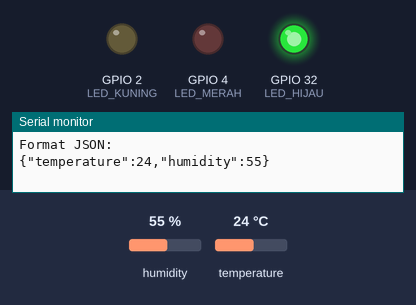
The sketch below on a simulated ESP32. Parts: output pins drawn as LEDs (lit = HIGH), the last lines printed to the serial monitor. The test bench sets the inputs (shaded band); at power-on: humidity 55 %, temperature 24 °C. WiFi joins after 1.5 s; servers stay silent unless stated; random numbers use the default seed unless the sketch sets one; no MQTT or app messages arrive unless stated.

Above: at 2.7 s.
2.8 s: humidity set to 60 %
7.7 s: humidity set to 63 %
At 10.4 s:
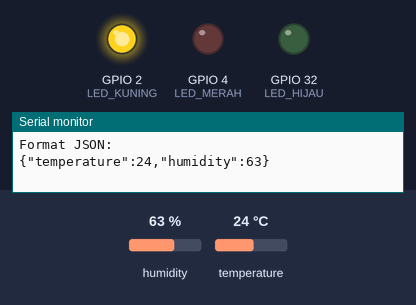
12.6 s: temperature set to 28.9 °C
17.5 s: temperature set to 30.3 °C
At 19.0 s:
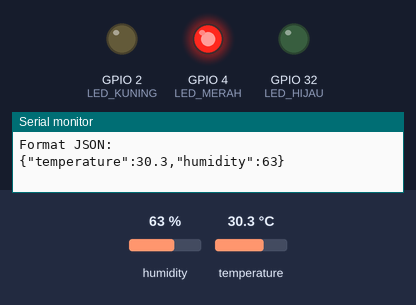
22.4 s: humidity set to 22 %
At 26.5 s:
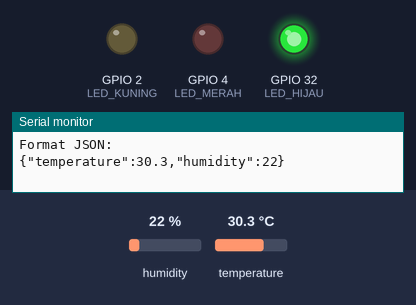
27.5 s: humidity set to 48 %
32.4 s: humidity set to 51 %
At 35.1 s:
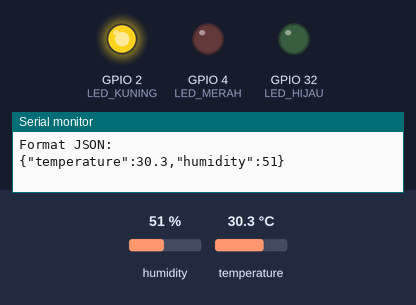
Timing chart, 0 to 36.6 s (numbered marks = the images above; inputs shaded):
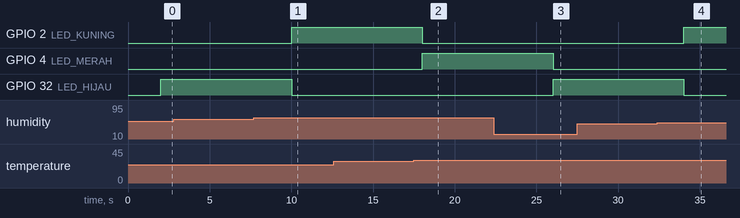

Measured:
- the behaviour switches between 61 and 62 % on humidity (found by bisection; images 0 and 1)
- the behaviour switches between 29.4 and 29.5 °C on temperature (found by bisection; images 1 and 2)
- the behaviour switches between 49 and 50 % on humidity (found by bisection; images 3 and 4)
- after the input at 7.7 s, GPIO 2 (LED_KUNING): LOW → HIGH after 2.3 s; GPIO 32 (LED_HIJAU): HIGH → LOW after 2.3 s
- after the input at 17.5 s, GPIO 2 (LED_KUNING): HIGH → LOW after 0.51 s; GPIO 4 (LED_MERAH): LOW → HIGH after 0.51 s
- after the input at 22.4 s, GPIO 4 (LED_MERAH): HIGH → LOW after 3.6 s; GPIO 32 (LED_HIJAU): LOW → HIGH after 3.6 s
- after the input at 32.4 s, GPIO 2 (LED_KUNING): LOW → HIGH after 1.6 s; GPIO 32 (LED_HIJAU): HIGH → LOW after 1.6 s

The sketch:

DHTMQTT.ino
```cpp
#include <WiFi.h>
#include <PubSubClient.h>
#include <DHT.h>
#include <ArduinoJson.h>

const int DHT_PIN = 33;
const int LED_MERAH = 4;
const int LED_KUNING = 2;
const int LED_HIJAU = 32;
const char* ssid = "theo"; ///  wifi ssid
const char* password = "haaaaaaa";
const char* mqtt_server = "172.20.10.3";// mosquitto server url

DHT sensor_dht(DHT_PIN,DHT22);
WiFiClient espClient;
PubSubClient client(espClient);
unsigned long lastMsg = 0;
float temp = 0;
float hum = 0;

void setup_wifi() {
  delay(10);
  Serial.println();
  Serial.print("Wifi terkoneksi ke : ");
  Serial.println(ssid);

  WiFi.mode(WIFI_STA);
  WiFi.begin(ssid, password);

  while (WiFi.status() != WL_CONNECTED) {
    delay(500);
    Serial.print(".");
  }

  randomSeed(micros());

  Serial.println("");
  Serial.println("WiFi berhasil terkoneksi");
  Serial.print("Alamat IP : ");
  Serial.println(WiFi.localIP());
}
void callback(char* topic, byte* payload, unsigned int length) {
  Serial.print("Message arrived [");
  Serial.print(topic);
  Serial.print("] ");
  for (int i = 0; i < length; i++) {
    Serial.print((char)payload[i]);
  }}
void reconnect() {
  while (!client.connected()) {
    Serial.print("Baru melakukan koneksi MQTT ...");
    String clientId = "ESP32Client-";
    clientId += String(random(0xffff), HEX);
    if (client.connect(clientId.c_str())) {
      Serial.println("Connected");
    } else {
      Serial.print("failed, rc=");
      Serial.print(client.state());
      Serial.println(" try again in 5 seconds");
      delay(5000);
    }}
}
void setup() {
  //pinMode(2, OUTPUT);
  pinMode(LED_MERAH,OUTPUT);
  pinMode(LED_KUNING,OUTPUT);
  pinMode(LED_HIJAU,OUTPUT);
  Serial.begin(115200);
  sensor_dht.begin();
  setup_wifi();
  client.setServer(mqtt_server, 1883);
  client.setCallback(callback);

}
void loop() {
  if (!client.connected()) {
    reconnect();
  }
  client.loop();

  unsigned long now = millis();
  if (now - lastMsg > 2000) { //perintah publish data
    lastMsg = now;

    float temp = sensor_dht.readTemperature();
    float hum = sensor_dht.readHumidity();
    float rate = (temp*2+hum)/2;

    if (rate<55){
      digitalWrite(LED_HIJAU,HIGH);
      digitalWrite(LED_KUNING,LOW);
      digitalWrite(LED_MERAH,LOW);
    }
    else if (rate<61){
      digitalWrite(LED_HIJAU,LOW);
      digitalWrite(LED_KUNING,HIGH);
      digitalWrite(LED_MERAH,LOW);
    }
    else{
      digitalWrite(LED_HIJAU,LOW);
      digitalWrite(LED_KUNING,LOW);
      digitalWrite(LED_MERAH,HIGH);
    }

    char temp_str[8];
    dtostrf(temp, 1, 2, temp_str);
    client.publish("/dht_sensor/temp", temp_str);
    char hum_str[8];
    dtostrf(hum, 1, 2, hum_str);
    client.publish("/dht_sensor/hum", hum_str);

    Serial.println("Data Sensor: ");
    Serial.print("Temperature: ");
    Serial.println(temp);
    Serial.print("Humidity: ");
    Serial.println(hum);

    //Membuat doc JSON
    DynamicJsonDocument doc(100);
    doc["temperature"] = temp;
    doc["humidity"] = hum;

    // Mengonversi objek JSON menjadi string
    char jsonBuffer[100];
    serializeJson(doc, jsonBuffer);

    // Publish data dalam format JSON
    client.publish("/dht_sensor/data", jsonBuffer);

    Serial.println("Format JSON: ");
    Serial.println(jsonBuffer);
    Serial.println(" ");
  }
}
```
